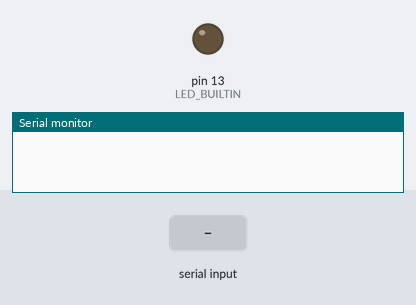
Recording of a sketch running on a simulated Arduino Uno, built with avr-gcc and run on an emulated ATmega328P. On the bench: output pins drawn as LEDs (lit = HIGH), the last lines printed to the serial monitor. The inputs (shaded band) are chosen by the test bench.

Above: at 1.2 s.
1.3 s: "on" received over Serial
At 3.4 s:
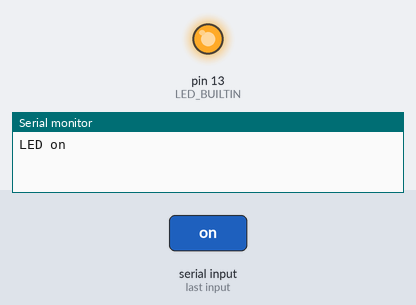
3.8 s: "off" received over Serial
At 5.3 s:
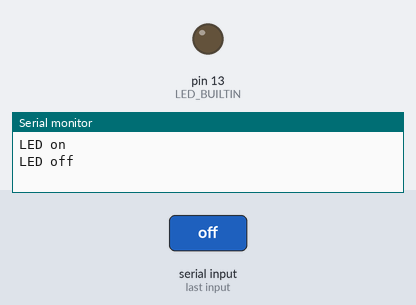
Timing chart, 0 to 6.8 s (numbered marks = the images above; inputs shaded):
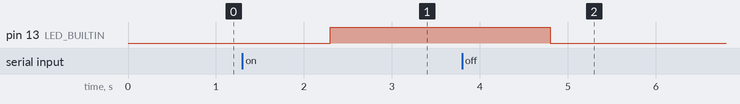

The sketch:

experiment_3_reading_strings_BT.ino
```cpp
// (licence header left out)
void setup() {
  pinMode(LED_BUILTIN, OUTPUT);
  digitalWrite(LED_BUILTIN, LOW); //Ensure LED is off
  Serial.begin (9600); //initiate serial monitor at 38400bps
}

void loop() {
  // put your main code here, to run repeatedly:
  if (Serial.available() > 0) {
    String incomingString = Serial.readString();
    //1 = on and 0 = off
    if (incomingString == "on") {
      digitalWrite(LED_BUILTIN, HIGH); //Turn on LED
      Serial.println ("LED on");
    } else if (incomingString == "off") {
      digitalWrite(LED_BUILTIN, LOW);
      Serial.println ("LED off");
    } else {
      Serial.println ("invalid input");
    }
  }
}
```

Measured:
- after the input at 1.3 s, pin 13 (LED_BUILTIN): LOW → HIGH after 1.0 s
- after the input at 3.8 s, pin 13 (LED_BUILTIN): HIGH → LOW after 1.0 s
